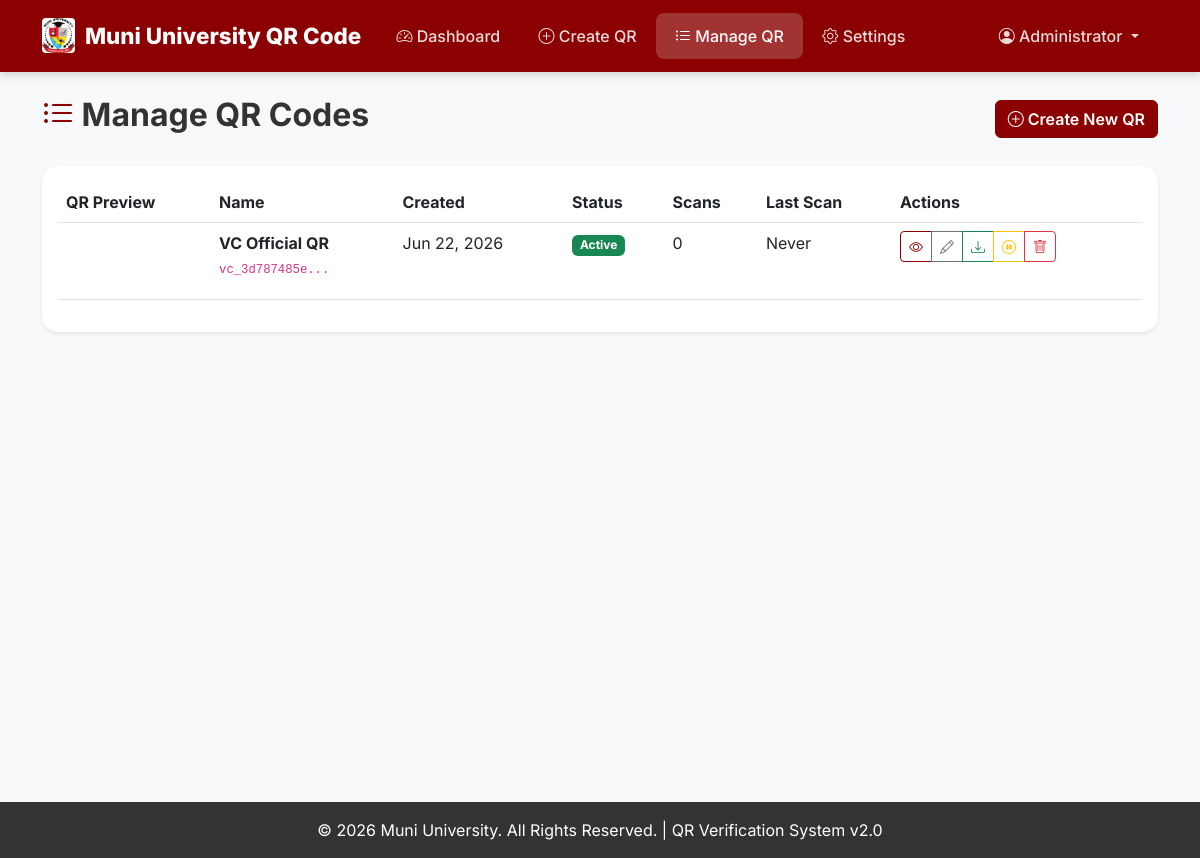
The app's page /admin/manage-qr.php (signed in), older data.
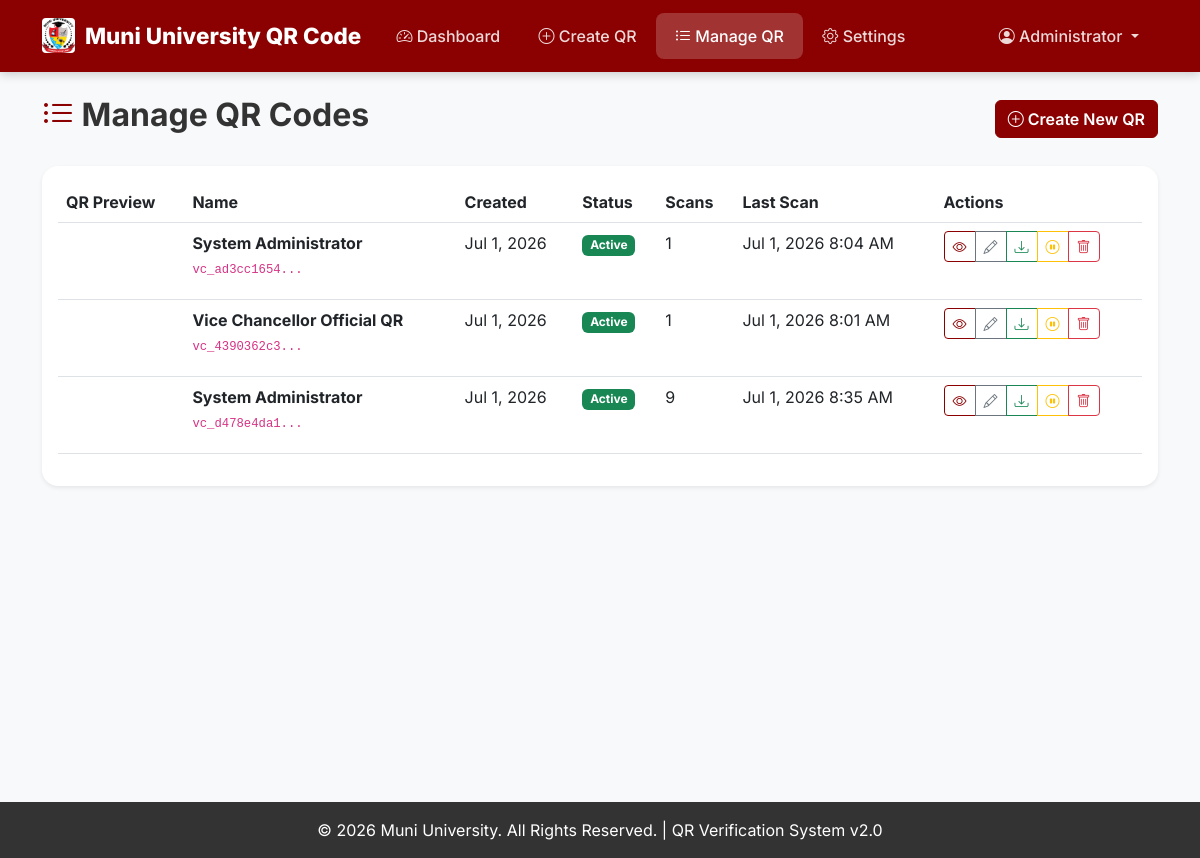
The same page, newer data.
### tables this page shows
CREATE TABLE `qr_codes` (
  `id` int(11) NOT NULL,
  `name` varchar(255) NOT NULL,
  `token` varchar(255) NOT NULL,
  `qr_image` varchar(255) DEFAULT NULL,
  `status` enum('active','inactive') DEFAULT 'active',
  `scan_count` int(11) DEFAULT 0,
  `last_scan` timestamp NULL DEFAULT NULL,
  `design_settings` longtext DEFAULT NULL CHECK (json_valid(`design_settings`)),
  `content_data` longtext DEFAULT NULL CHECK (json_valid(`content_data`)),
  `created_at` timestamp NOT NULL DEFAULT current_timestamp(),
  `updated_at` timestamp NOT NULL DEFAULT current_timestamp() ON UPDATE current_timestamp()
);

### admin/manage-qr.php (the view, shortened to what the changed rows need)
<?php
require_once '../config/database.php';
$page = isset($_GET['page']) ? intval($_GET['page']) : 1;
$limit = 10;
$offset = ($page - 1) * $limit;
$stmt = $pdo->prepare("SELECT * FROM qr_codes ORDER BY created_at DESC LIMIT ? OFFSET ?");
$stmt->execute([$limit, $offset]);
$qrCodes = $stmt->fetchAll();
require_once '../includes/header.php';
?>
<div class="container mt-4">
    <div class="d-flex justify-content-between align-items-center mb-4">
        <h2><i class="bi bi-list-ul text-primary"></i> Manage QR Codes</h2>
    </div>
    <div class="card border-0 shadow-sm">
        <div class="card-body">
            <?php if (empty($qrCodes)): ?>
                <div class="text-center text-muted py-5">
                    <i class="bi bi-inbox fs-1 d-block mb-3"></i>
                    <p>No QR codes found.</p>
                    <a href="qr-create.php" class="btn btn-primary">Create Your First QR Code</a>
                </div>
            <?php else: ?>
                <div class="table-responsive">
                    <table class="table table-hover">
                        <thead>
                            <tr>
                                <th>QR Preview</th>
                                <th>Name</th>
                                <th>Created</th>
                                <th>Status</th>
                                <th>Scans</th>
                                <th>Last Scan</th>
                                <th>Actions</th>
                            </tr>
                        </thead>
                        <tbody>
                            <?php foreach ($qrCodes as $qr): ?>
                            <tr>
                                <td>
                                    <div id="preview-<?php echo $qr['id']; ?>" style="width: 60px; height: 60px;"></div>
                                </td>
                                <td>
                                    <strong><?php echo htmlspecialchars($qr['name']); ?></strong>
                                    <br>
                                    <small class="text-muted"><code><?php echo substr($qr['token'], 0, 12); ?>...</code></small>
                                </td>
                                <td><?php echo date('M j, Y', strtotime($qr['created_at'])); ?></td>
                                <td>
                                    <span class="badge <?php echo $qr['status'] === 'active' ? 'bg-success' : 'bg-danger'; ?>">
                                        <?php echo ucfirst($qr['status']); ?>
                                    </span>
                                </td>
                                <td><?php echo number_format($qr['scan_count']); ?></td>
                                <td>
                                    <?php echo $qr['last_scan'] ? date('M j, Y g:i A', strtotime($qr['last_scan'])) : 'Never'; ?>
                                </td>
                                <td>
                                    <div class="btn-group btn-group-sm">
                                        <a href="qr-details.php?id=<?php echo $qr['id']; ?>" class="btn btn-outline-primary" title="View Details">
                                            <i class="bi bi-eye"></i>
                                        </a>
                                        <a href="qr-customize.php?id=<?php echo $qr['id']; ?>" class="btn btn-outline-secondary" title="Edit">
                                            <i class="bi bi-pencil"></i>
                                        </a>
                                        <a href="qr-download.php?id=<?php echo $qr['id']; ?>" class="btn btn-outline-success" title="Download">
                                            <i class="bi bi-download"></i>
                                        </a>
                                        <?php if ($qr['status'] === 'active'): ?>
                                            <a href="?action=deactivate&id=<?php echo $qr['id']; ?>" class="btn btn-outline-warning" title="Deactivate">
                                                <i class="bi bi-pause-circle"></i>
                                            </a>
                                        <?php else: ?>
                                            <a href="?action=activate&id=<?php echo $qr['id']; ?>" class="btn btn-outline-success" title="Activate">
                                                <i class="bi bi-play-circle"></i>
                                            </a>
                                        <?php endif; ?>
                                        <a href="?action=delete&id=<?php echo $qr['id']; ?>" class="btn btn-outline-danger" title="Delete" onclick="return confirm('Are you sure you want to delete this QR code?')">
                                            <i class="bi bi-trash"></i>
                                        </a>
                                    </div>
                                </td>
                            </tr>
                            <?php endforeach; ?>
                        </tbody>
                    </table>
                </div>
            <?php endif; ?>
        </div>
    </div>
</div>
<?php require_once '../includes/footer.php'; ?>

Row changes from the older to the newer data that the page shows:
removed qr_codes: name "VC Official QR", token "vc_3d787485e", created_at "Jun 22, 2026", status "Active", scan_count "0", shows "Never"
added qr_codes: name "System Administrator", token "vc_ad3cc1654", created_at "Jul 1, 2026", status "Active", scan_count "1", last_scan "Jul 1, 2026 8:04 AM"
added qr_codes: name "Vice Chancellor Official QR", token "vc_4390362c3", created_at "Jul 1, 2026", status "Active", scan_count "1", last_scan "Jul 1, 2026 8:01 AM"
added qr_codes: name "System Administrator", token "vc_d478e4da1", created_at "Jul 1, 2026", status "Active", scan_count "9", last_scan "Jul 1, 2026 8:35 AM"
